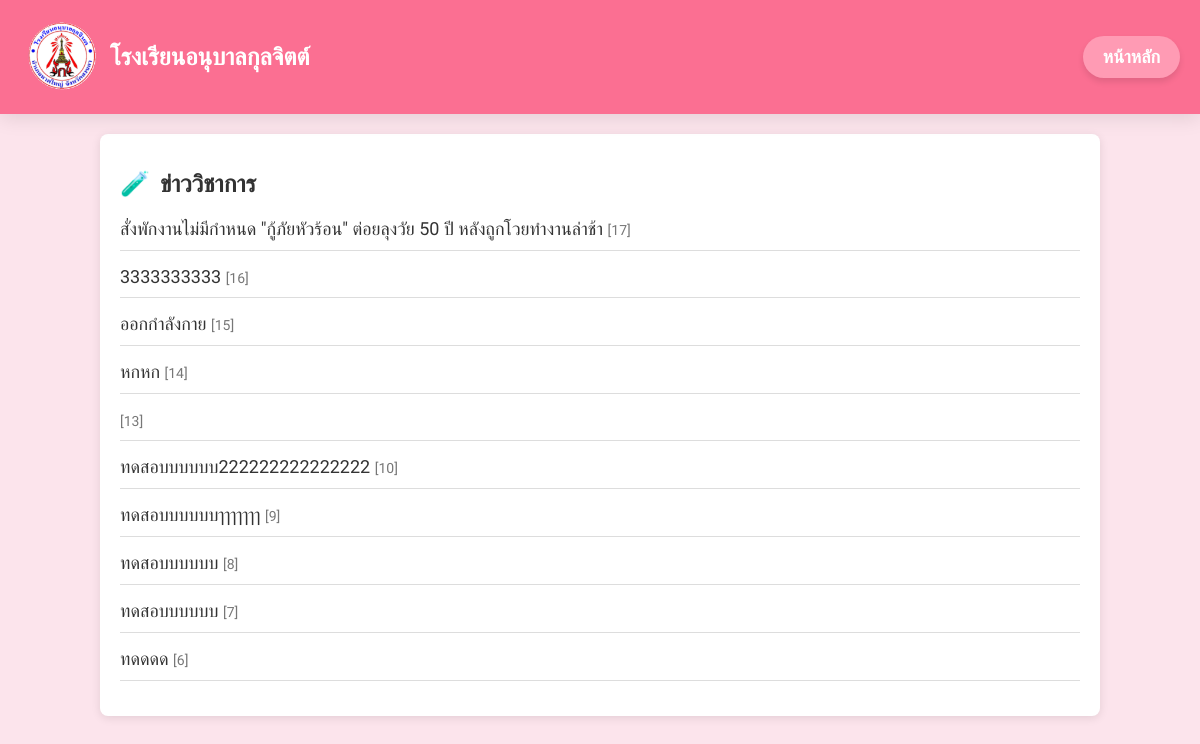
Screenshot of /P2/HOME/manage/academic.php with the database file from the repository.
### tables this page shows
CREATE TABLE `articles` (
  `id` int(11) NOT NULL,
  `title` varchar(255) NOT NULL,
  `description` text DEFAULT NULL,
  `author_id` int(11) DEFAULT NULL,
  `category_id` int(11) DEFAULT NULL,
  `created_at` timestamp NOT NULL DEFAULT current_timestamp()
);

### P2/HOME/manage/academic.php (the view, shortened to what this page needs)
<?php
require_once '../db.php';
$sql = "SELECT * FROM articles WHERE category_id = 1 ORDER BY id DESC";
$result = $conn->query($sql);
?>
<!DOCTYPE html>
<html lang="th">
<head>
</head>
<body>
<div class="header">
    <div class="header-content">
        <img src="logo.png" alt="Logo" class="logo">
        <div class="school-name">โรงเรียนอนุบาลกุลจิตต์</div>
    </div>
    <div class="nav-links">
         <a href="/P2/HOME/manage/page.php">หน้าหลัก</a>
    </div>
</div>
    <div class="container">
        <h1>ข่าววิชาการ</h1>
        <div class="news-list">
            <ul>
                <?php while ($news = $result->fetch_assoc()): ?>
                    <li>
                        <a class="news-title" href="news_detail.php?id=<?= $news['id']; ?>">
                            <?= htmlspecialchars($news['title']); ?>
                        </a>
                        <span class="news-detail">[<?= $news['id']; ?>]</span>
                    </li>
                <?php endwhile; ?>
            </ul>
        </div>
    </div>
</body>
</html>

### P2/HOME/manage/academic.php (style rules this page uses)
body { font-family: 'Sarabun', sans-serif; background-color: #FCE4EC; margin: 0; padding: 0; }
.header { background-color: #FB6F92; color: white; padding: 20px; font-size: 24px; font-weight: 600; box-shadow: 0 4px 19px rgba(0, 0, 0, 0.1); position: relative; display: flex; align-items: center; justify-content: space-between; }
.header-content { display: flex; align-items: center; justify-content: flex-start; }
.logo { width: 80px; height: auto; margin-right: 10px; }
.school-name { font-size: 24px; font-weight: bold; }
.nav-links { margin-left: auto; display: flex; justify-content: flex-end; gap: 20px; }
.nav-links a { color: white; text-decoration: none; background-color: #FF9BB4; padding: 10px 20px; font-size: 18px; border-radius: 30px; transition: background-color 0.3s ease, transform 0.3s ease; box-shadow: 0 4px 6px rgba(0, 0, 0, 0.1); }
.container { width: 80%; margin: 20px auto; background-color: white; border-radius: 8px; padding: 20px; box-shadow: 0 2px 10px rgba(0, 0, 0, 0.1); }
h1 { font-size: 24px; color: #333; margin-bottom: 20px; }
h1::before { content: "🧪"; margin-right: 10px; }
.news-list { overflow-y: auto; }
.news-list ul { list-style-type: none; padding: 0; margin: 0; }
.news-list li { margin-bottom: 15px; padding-bottom: 10px; border-bottom: 1px solid #ddd; }
.news-title { font-size: 18px; color: #333; text-decoration: none; }
.news-detail { font-size: 14px; color: #777; }

### rows the page displays
articles: title "สั่งพักงานไม่มีกำหนด \"กู้ภัยหัวร้อน\" ต่อยลุงวัย 50 ปี หลังถูกโวยทำงานล่าช้า", id "17"
articles: title "3333333333", id "16"
articles: title "ออกกำลังกาย", id "15"
articles: title "หกหก", id "14"
articles: id "13"
articles: title "ทดสอบบบบบบ222222222222222", id "10"
articles: title "ทดสอบบบบบบๅๅๅๅๅๅๅ", id "9"
articles: title "ทดสอบบบบบบ", id "8"
articles: title "ทดสอบบบบบบ", id "7"
articles: title "ทดดดด", id "6"
